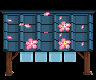

Below is a game level as drawn by its tile map, then a one-line description and the .tmx file that defines it, in full:
An orthogonal 6x5 tile map with 16x16 px tiles, 1 tile layer (AlwaysFront).

<map version="1.10" tiledversion="1.11.2" orientation="orthogonal" renderorder="right-down" compressionlevel="0" width="6" height="5" tilewidth="16" tileheight="16" infinite="0" nextlayerid="8" nextobjectid="1">
 <tileset firstgid="1" source="master_canopies.tsx" /><layer id="5" name="AlwaysFront" width="6" height="5">
  <data encoding="csv">
7,8,9,10,11,12,
61,62,63,64,65,66,
115,116,117,118,119,120,
169,170,171,172,173,174,
223,224,225,0,227,228
</data>
 </layer>
</map>
